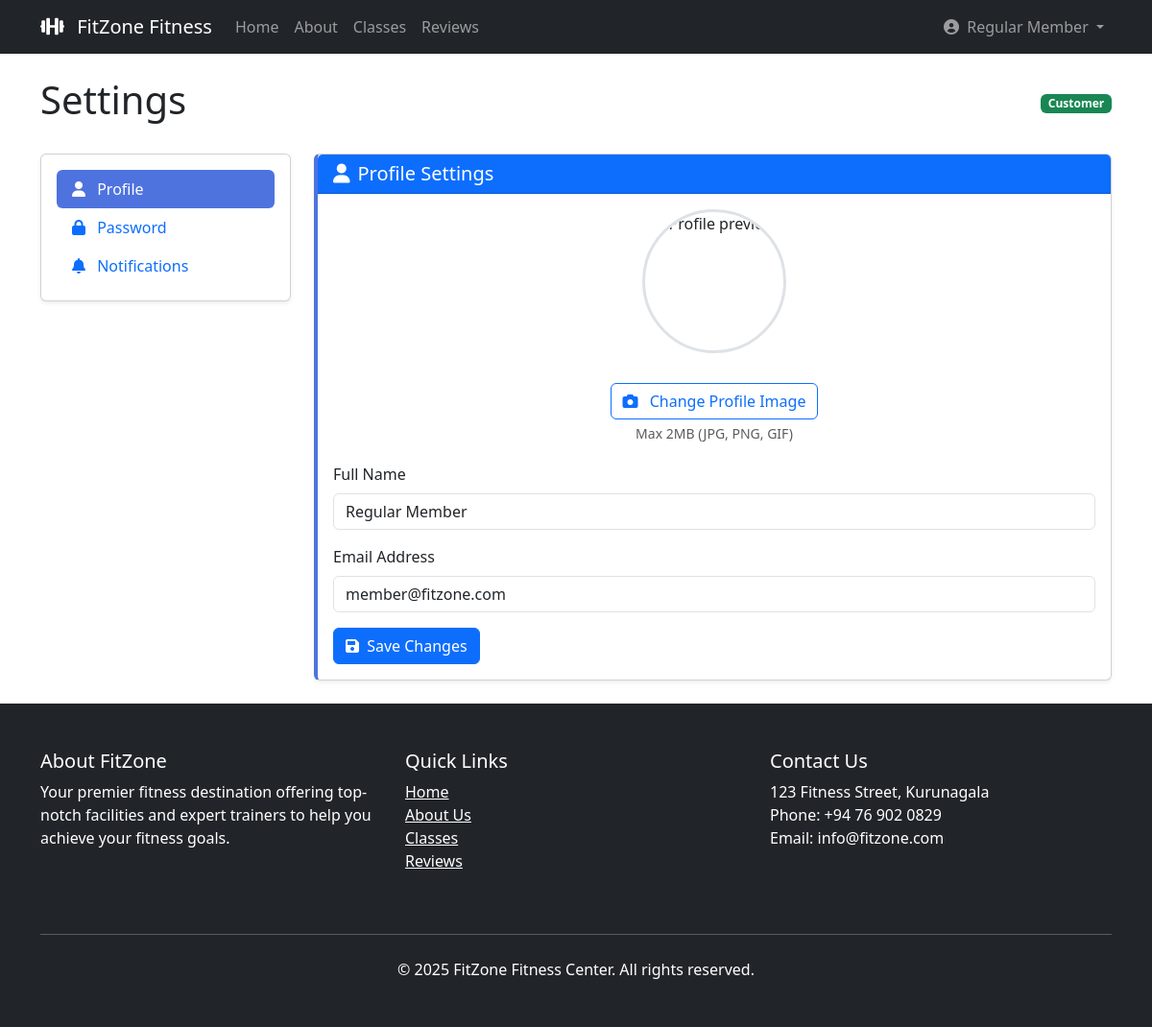
The app's page /settings.php (signed in) with its own data.
### tables this page shows
CREATE TABLE IF NOT EXISTS users (
    id INT AUTO_INCREMENT PRIMARY KEY,
    name VARCHAR(100) NOT NULL,
    email VARCHAR(100) NOT NULL UNIQUE,
    password VARCHAR(255) NOT NULL,
    phone VARCHAR(20),
    address TEXT,
    date_of_birth DATE,
    gender ENUM('male', 'female', 'other'),
    role ENUM('customer', 'staff', 'admin') DEFAULT 'customer',
    status ENUM('active', 'inactive', 'locked') DEFAULT 'active',
    profile_image VARCHAR(255) NULL COMMENT 'Path to user profile image',
    login_attempts INT DEFAULT 0,
    last_attempt DATETIME NULL,
    email_verified_at TIMESTAMP NULL,
    created_at TIMESTAMP DEFAULT CURRENT_TIMESTAMP,
    updated_at TIMESTAMP DEFAULT CURRENT_TIMESTAMP ON UPDATE CURRENT_TIMESTAMP,
    INDEX idx_user_role (role),
    INDEX idx_user_status (status)
);

CREATE TABLE IF NOT EXISTS gym_info (
    id INT AUTO_INCREMENT PRIMARY KEY,
    gym_name VARCHAR(255) NOT NULL,
    address TEXT,
    city VARCHAR(100),
    state VARCHAR(100),
    zip_code VARCHAR(20),
    phone VARCHAR(20),
    email VARCHAR(255),
    opening_hours TEXT,
    facebook_url VARCHAR(255),
    twitter_url VARCHAR(255),
    instagram_url VARCHAR(255),
    youtube_url VARCHAR(255),
    logo_url VARCHAR(255),
    updated_at TIMESTAMP DEFAULT CURRENT_TIMESTAMP ON UPDATE CURRENT_TIMESTAMP
);

### settings.php (the view, shortened to what this page needs)
<?php
$db = new Database();
$conn = $db->getConnection();
$user_id = $_SESSION['user']['id'];
$role = $_SESSION['user']['role'];
$user = [];
try {
    $stmt = $conn->prepare("SELECT * FROM users WHERE id = ?");
    $stmt->bind_param("i", $user_id);
    $stmt->execute();
    $result = $stmt->get_result();
    $user = $result->fetch_assoc();
} catch (Exception $e) {
    error_log("User data error: " . $e->getMessage());
    $error = "Failed to load user data.";
}
?>
<!DOCTYPE html>
<html lang="en">
<head>
    <link href="https://cdn.jsdelivr.net/npm/bootstrap@5.3.0/dist/css/bootstrap.min.css" rel="stylesheet">
    <link rel="stylesheet" href="https://cdnjs.cloudflare.com/ajax/libs/font-awesome/6.0.0/css/all.min.css">
</head>
<body>
    <?php include 'navbar.php'; ?>
    <main class="container py-4">
        <div class="d-flex justify-content-between align-items-center mb-4">
            <h1>Settings</h1>
            <span class="badge bg-<?php
                echo $role === 'admin' ? 'danger' :
                     ($role === 'staff' ? 'warning text-dark' : 'success');
            ?>">
                <?php echo ucfirst($role); ?>
            </span>
        </div>
        <div class="row">
            <div class="col-md-3">
                <div class="card shadow-sm mb-4">
                    <div class="card-body">
                        <nav class="nav flex-column nav-pills">
                            <a class="nav-link active" data-bs-toggle="pill" href="#profile">
                                <i class="fas fa-user me-2"></i> Profile
                            </a>
                            <a class="nav-link" data-bs-toggle="pill" href="#password">
                                <i class="fas fa-lock me-2"></i> Password
                            </a>
                            <?php if ($role === 'customer'): ?>
                                <a class="nav-link" data-bs-toggle="pill" href="#notifications">
                                    <i class="fas fa-bell me-2"></i> Notifications
                                </a>
                            <?php endif; ?>
                        </nav>
                    </div>
                </div>
            </div>
            <div class="col-md-9">
                <div class="tab-content">
                    <div class="tab-pane fade show active" id="profile">
                        <div class="card shadow-sm settings-card">
                            <div class="card-header bg-primary text-white">
                                <h5 class="mb-0"><i class="fas fa-user me-2"></i>Profile Settings</h5>
                            </div>
                            <div class="card-body">
                                <form method="POST" enctype="multipart/form-data">
                                    <div class="image-upload-container">
                                        <img id="profilePreview" src="<?php echo htmlspecialchars($user['profile_image'] ?? 'assets/images/default-profile.png'); ?>"
                                             class="profile-preview" alt="Profile preview">
                                        <label class="upload-btn btn btn-outline-primary mt-3">
                                            <i class="fas fa-camera me-2"></i> Change Profile Image
                                        </label>
                                        <small class="d-block text-muted mt-1">Max 2MB (JPG, PNG, GIF)</small>
                                    </div>
                                    <div class="mb-3">
                                        <label for="name" class="form-label">Full Name</label>
                                        <input type="text" class="form-control" id="name" name="name"
                                               value="<?php echo htmlspecialchars($user['name'] ?? ''); ?>" required>
                                    </div>
                                    <div class="mb-3">
                                        <label for="email" class="form-label">Email Address</label>
                                        <input type="email" class="form-control" id="email" name="email"
                                               value="<?php echo htmlspecialchars($user['email'] ?? ''); ?>" required>
                                    </div>
                                    <button type="submit" name="update_profile" class="btn btn-primary">
                                        <i class="fas fa-save me-1"></i> Save Changes
                                    </button>
                                </form>
                            </div>
                        </div>
                    </div>
                </div>
            </div>
        </div>
    </main>
    <?php include 'footer.php'; ?>
</body>
</html>

### footer.php (shortened to what this page needs)
<?php
require 'db.php';
try {
    $gym_info = $conn->query("SELECT * FROM gym_info LIMIT 1")->fetch();
} catch (PDOException $e) {
    $gym_info = [];
}
?>
<footer class="bg-dark text-white py-5">
    <div class="container">
        <div class="row">
            <div class="col-md-4 mb-4">
                <h5>About FitZone</h5>
                <p>Your premier fitness destination offering top-notch facilities and expert trainers to help you achieve your fitness goals.</p>
            </div>
            <div class="col-md-4 mb-4">
                <h5>Quick Links</h5>
                <ul class="list-unstyled">
                    <li><a href="index.php" class="text-white">Home</a></li>
                    <li><a href="about.php" class="text-white">About Us</a></li>
                    <li><a href="classes.php" class="text-white">Classes</a></li>
                    <li><a href="reviews.php" class="text-white">Reviews</a></li>
                </ul>
            </div>
            <div class="col-md-4 mb-4">
                <h5>Contact Us</h5>
                <p>
                    <?php echo htmlspecialchars($gym_info['address'] ?? '123 Fitness St, Kurunegala'); ?><br>
                    Phone: <?php echo htmlspecialchars($gym_info['phone'] ?? '(123) 456-7890'); ?><br>
                    Email: <?php echo htmlspecialchars($gym_info['email'] ?? 'info@fitzone.com'); ?>
                </p>
            </div>
        </div>
        <hr class="my-4 bg-light">
        <div class="text-center">
            <p class="mb-0">&copy; <?php echo date('Y'); ?> FitZone Fitness Center. All rights reserved.</p>
        </div>
    </div>
</footer>

### settings.php (style rules this page uses)
:root { --primary-color: #4e73df; --secondary-color: #1cc88a; --warning-color: #f6c23e; --danger-color: #e74a3b; }
.settings-card { border-left: 4px solid var(--primary-color); transition: all 0.3s ease; }
.nav-pills .nav-link.active { background-color: var(--primary-color); }
.profile-preview { width: 150px; height: 150px; border-radius: 50%; object-fit: cover; border: 3px solid #dee2e6; display: block; margin: 0 auto 15px; }
.upload-btn { position: relative; overflow: hidden; display: inline-block; }
.image-upload-container { text-align: center; margin-bottom: 20px; }

### records on screen
users: name "Regular Member", email "member@fitzone.com"
gym_info: address "123 Fitness Street, Kurunagala", phone "+94 76 902 0829", email "info@fitzone.com"

### other values on screen
$_SESSION['user']['name'] "Regular Member"
$role "Customer"
